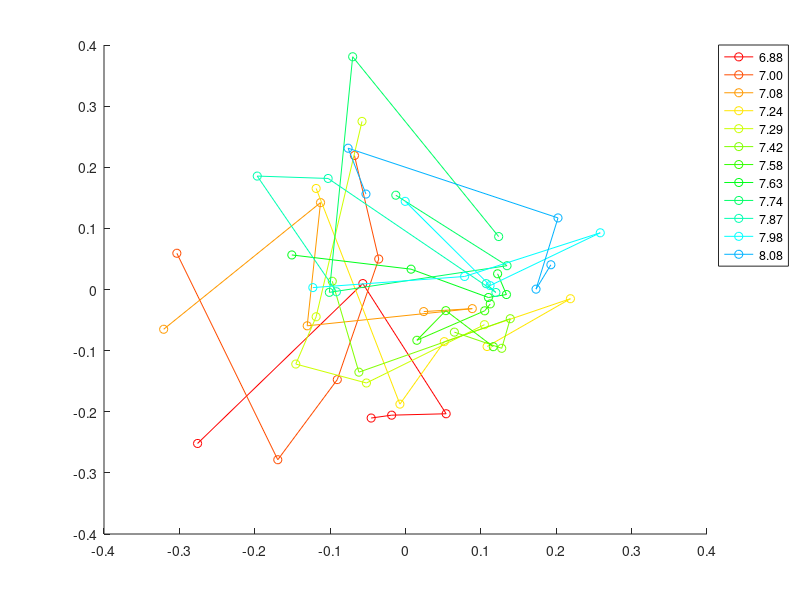
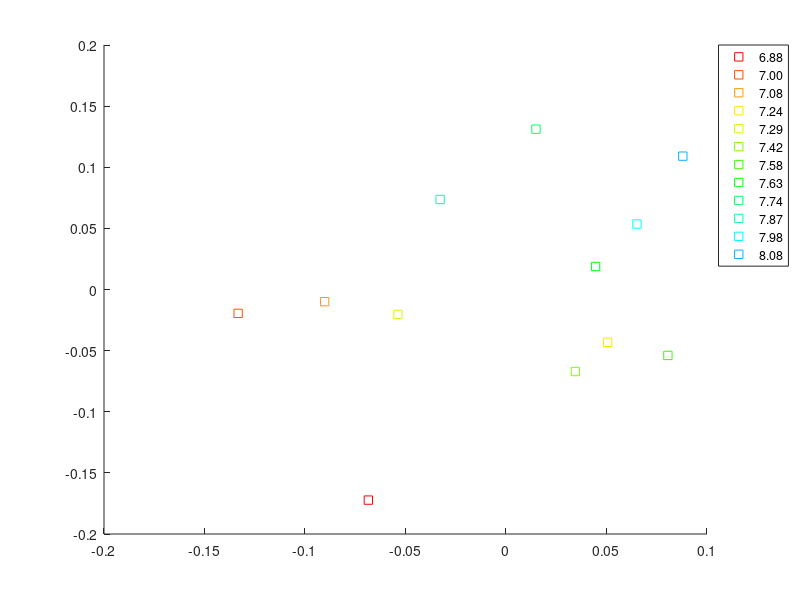
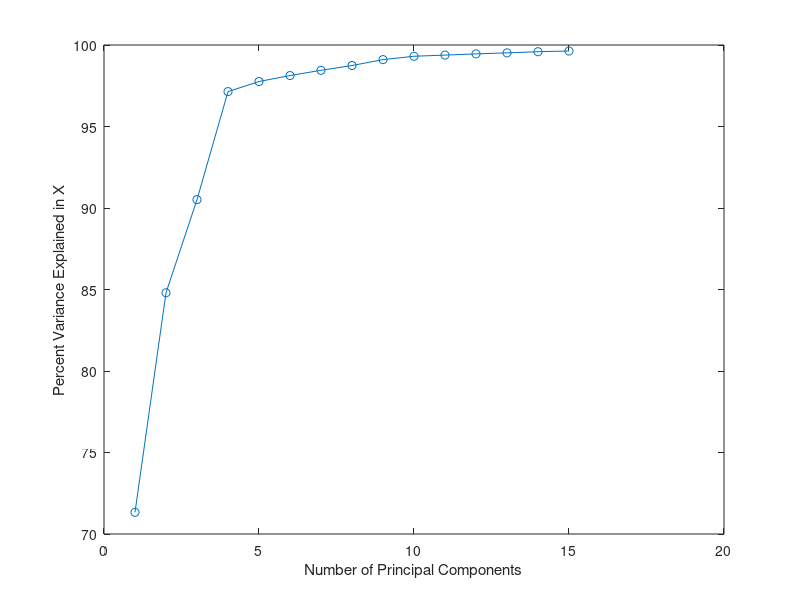
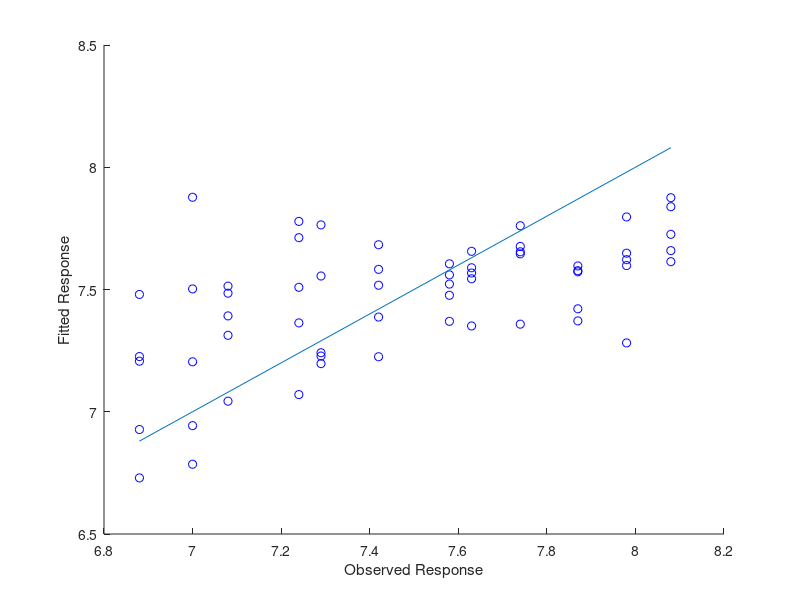

The MATLAB source for these figures, in order:
clear; close all; clc

nlevels = 12;
nreps = 5;

%% Virtualization
fprintf('Visualizing dataset for PLS.\n\n');
cc = hsv(20);
load samples_chip1_new;
load pH2;

featurenum = size(X, 1);

X = X';
sumup = sum(X,2);
X = bsxfun(@rdivide,X,sumup);
[n,m] = size(X);
[~,~,Xscores,~,~,PLSPctVar] = plsregress(X,pH);

figure('name', 'PLS');
hold on;
pHindex = zeros(nlevels, 1);
for i = 0:nlevels - 1
    plot(Xscores(i*nreps+1:i*nreps+nreps,1), Xscores(i*nreps+1:i*nreps+nreps,2), 'o-', 'color', cc(i+1,:));
    pHindex(i + 1) = i * nreps + 1;
end

legendCell = cellstr(num2str(pH(pHindex), '%.2f'));
legend(legendCell, 'Location', 'BestOutside');
hold off;

figure('name', 'PLS');
hold on;
for i = 0:nlevels - 1
    plot(mean(Xscores(i*nreps+1:i*nreps+nreps,1)), mean(Xscores(i*nreps+1:i*nreps+nreps,2)), 's', 'color', cc(i+1,:));
end
legend(legendCell, 'Location', 'BestOutside');
hold off;

fprintf('Program paused. Press enter to continue.\n\n');
pause;

%% Explaination
fprintf('Plotting the explanation of PLS.\n\n');
figure('name', 'Explain');
plot(1:15, 100*cumsum(PLSPctVar(1,1:15)),'o-');
xlabel('Number of Principal Components');
ylabel('Percent Variance Explained in X');
fprintf('Program paused. Press enter to continue.\n\n');
pause;

%% Evaluation
% Divide dataset into training set and testing set and evaluate the model.
fprintf('Divide dataset into train set and test set and evaluate the model.\n\n');
load index;

compcnt = 15;
v = zeros(compcnt*nreps, featurenum);

for k = 1:compcnt
    tot = 0;
    
    figure('name', num2str(2*k, 'PLSR with %d Components'));
    hold on;

	for i = 1:nreps
        test = (indices == i); train = ~test;
        Xtrain = X(train,:);
        pHtrain = pH(train);
        Xtest = X(test,:);
        pHtest = pH(test);
   
        [Xloadings,Yloadings,Xscores,Yscores,betaPLS,PLSPctVar] = plsregress(Xtrain,pHtrain,2*k);
        
        v((k-1)*nreps+i, :) = betaPLS(2:featurenum+1,:)';
        
        yfitPLS = [ones(size(Xtest,1),1) Xtest]*betaPLS;
        plot(pHtest,yfitPLS,'bo');
        xlabel('Observed Response');
        ylabel('Fitted Response');
    
        SMSE = (sum((yfitPLS - pHtest) .^ 2) / sum((pHtest - mean(pHtest)) .^ 2)) / nlevels;
        tot = tot + SMSE;
    end
    lx = [min(pHtest) max(pHtest)];
    ly = lx;
    plot(lx, ly);
    hold off;

    fprintf('The average of SMSE with %d components is %f\n', 2*k, tot / nreps);
end

figure('name', 'figure for v');
[PCALoadings,PCAScores,PCAVar] = pca(v);
hold on;
for i = 0:compcnt - 1
    plot(PCAScores(i*nreps+1:i*nreps+nreps,1), PCAScores(i*nreps+1:i*nreps+nreps,2), 's-', 'color', cc(i+1,:));
end

legendCell = cellstr(num2str(((1:5)*2)', '%d components'));
legend(legendCell, 'Location', 'BestOutside');
hold off;